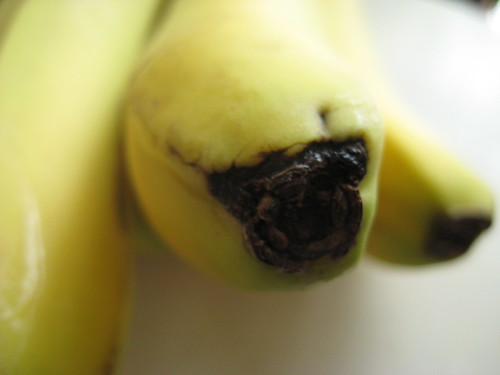
#> input picture ImageNet_images/banana/1096924927_b66d7f0599.jpg, 500 x 375 px; its folder holds only this picture in this run
$ python create_water_occlusion_images.py   (older library calls are emulated)
#> lines starting #> are read from the running program, lines starting #| are printed output that depends on the picture; after the words box and inside, x2 and y2 are one past the last pixel; in counts of white or black regions, pixels touching at a corner belong together
#> in main, img is the input picture: shape (375, 500, 3); mean B, G, R 102.4, 155.3, 163.2
import cv2
import numpy as np
import os
import random
from tqdm import tqdm

# ================= CONFIGURATION =================
SOURCE_ROOT = "../ImageNet_images"
DEST_ROOT = "../Distorted_Images/Water_Occlusion"

# 1. Water Droplet Parameters
NUM_DROPS = 40          # Number of droplets to generate per image
MIN_RADIUS = 10         # Minimum size of a droplet
MAX_RADIUS = 40         # Maximum size of a droplet
REFRACTION_STRENGTH = 25 # How much the light bends (pixel displacement)

# 2. Geometric Parameters (CRITICAL: Must match low-light logic)
ENABLE_FLIP = True
ENABLE_ROTATION = True
ROTATION_ANGLE = 15
# =================================================

def apply_geometric_distortion(image):
    """
    Flips and rotates the image to break spatial alignment with training data.
    Same as in the low-light script.
    """
    height, width = image.shape[:2]
#> height = 375; width = 500

    # 1. Horizontal Flip
    if ENABLE_FLIP:
        image = cv2.flip(image, 1)
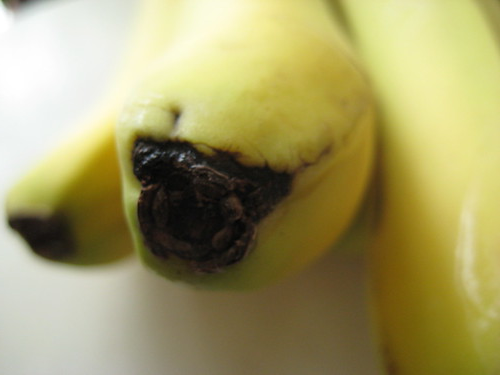
#> image: shape (375, 500, 3); mean of channels 0, 1, 2 102.4, 155.3, 163.2; drawn as B, G, R

    # 2. Rotation
    if ENABLE_ROTATION:
        angle = np.random.uniform(-ROTATION_ANGLE, ROTATION_ANGLE)
        center = (width // 2, height // 2)
#> center = (250, 187)
        M = cv2.getRotationMatrix2D(center, angle, 1.2)
        image = cv2.warpAffine(image, M, (width, height), borderMode=cv2.BORDER_REFLECT)
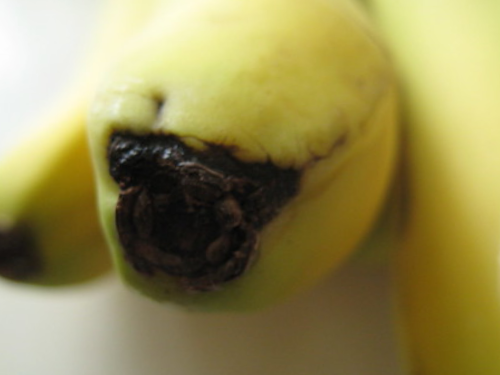
#> image: shape (375, 500, 3); mean of channels 0, 1, 2 83.4, 138.9, 149.1; drawn as B, G, R

    return image

def apply_water_occlusion(image, num_drops, min_r, max_r, strength):
    """
    Simulates water droplets on a lens using displacement mapping (refraction).
    """
#> called with num_drops = 40, min_r = 10, max_r = 40, strength = 25
    h, w = image.shape[:2]
#> h = 375; w = 500

    # 1. Create a "Height Map" for the droplets
    # We start with a flat surface (black)
    height_map = np.zeros((h, w), dtype=np.float32)

    # 2. Draw random droplets (blobs) onto the height map
    mask = np.zeros((h, w), dtype=np.uint8)

    for _ in range(num_drops):
        # Random position and size
        x = random.randint(0, w)
        y = random.randint(0, h)
        r = random.randint(min_r, max_r)

        # Draw a solid white circle on the mask (to know where drops are)
        cv2.circle(mask, (x, y), r, 255, -1)

        # Draw a "gradient" circle on the height map to simulate the curve of a drop
        # We create a small grid for the drop
        y_grid, x_grid = np.ogrid[-r:r, -r:r]
        # Equation of a sphere: z = sqrt(r^2 - x^2 - y^2)
        # We clip it to avoid sqrt of negative numbers for the corners of the grid
        drop_shape = np.maximum(0, r**2 - x_grid**2 - y_grid**2)
        drop_shape = np.sqrt(drop_shape)

        # Normalize drop height to be reasonable
        drop_shape = (drop_shape / r) * strength * 10

        # Place this drop onto the height map (handling boundary checks)
        y1, y2 = max(0, y-r), min(h, y+r)
        x1, x2 = max(0, x-r), min(w, x+r)

        # Extract the relevant part of the drop shape
        drop_h_slice = drop_shape[max(0, r-y):min(2*r, r+(h-y)),
                                  max(0, r-x):min(2*r, r+(w-x))]

        # Add to height map (using maximum to simulate merging droplets)
        current_area = height_map[y1:y2, x1:x2]
        height_map[y1:y2, x1:x2] = np.maximum(current_area, drop_h_slice)
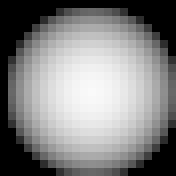
#> drop_shape: shape (22, 22) float64 (shown 8 times larger); min 0, max 250, mean 130.6
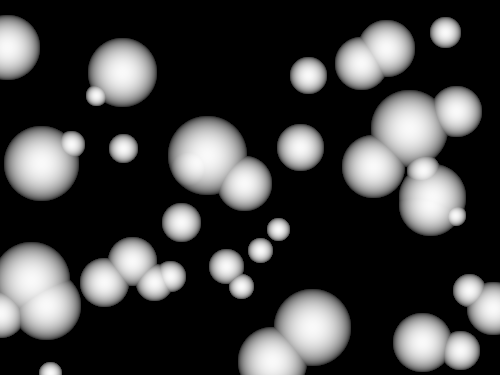
#> height_map: shape (375, 500) float32; min 0, max 250, mean 63
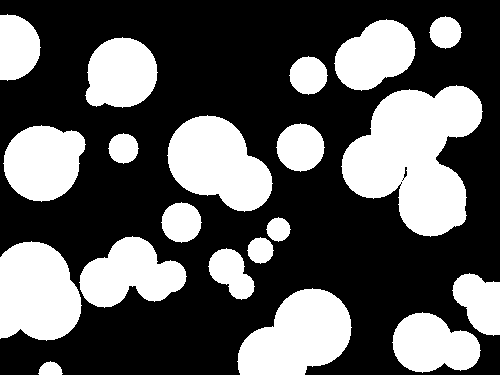
#> mask: shape (375, 500); 36% white; 20 white regions, largest, box (x1, y1, x2, y2) and area: (341, 85, 483, 237) 13156, (237, 288, 352, 375) 6850, (167, 115, 273, 212) 6757

    # 3. Calculate Gradients (The slope of the water surface)
    # The light bends based on the ANGLE of the surface, which is the gradient.
    # gradient_x determines horizontal shift, gradient_y determines vertical.
    grad_x = cv2.Sobel(height_map, cv2.CV_32F, 1, 0, ksize=3)
    grad_y = cv2.Sobel(height_map, cv2.CV_32F, 0, 1, ksize=3)

    # 4. Create Displacement Map
    # We want to pull pixels from coordinates (x + grad_x, y + grad_y)
    # Create the grid of X and Y coordinates
    grid_x, grid_y = np.meshgrid(np.arange(w), np.arange(h))

    # Add the gradients to the grid
    map_x = (grid_x + grad_x).astype(np.float32)
    map_y = (grid_y + grad_y).astype(np.float32)

    # 5. Apply Refraction (Remapping)
    refracted_img = cv2.remap(image, map_x, map_y, interpolation=cv2.INTER_LINEAR)
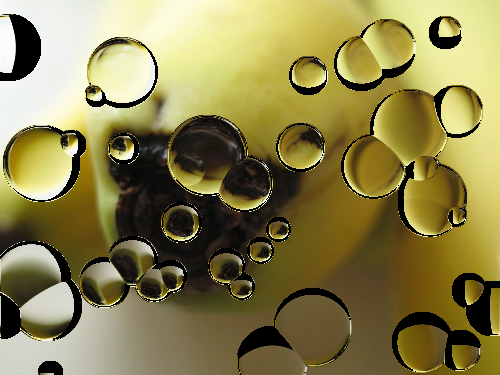
#> refracted_img: shape (375, 500, 3); mean of channels 0, 1, 2 77.2, 128.6, 137.9; drawn as B, G, R

    # 6. Apply Blur and Specular Highlights
    # Water makes things blurry. We blur the WHOLE image, then use the mask
    # to combine the blurry wet parts with the sharp dry parts.
    blurred_img = cv2.GaussianBlur(refracted_img, (5, 5), 0)

    # Composite: Where mask is white (water), use blurry refracted image.
    # Where mask is black (dry), use original geometric_distorted image.
    # Note: Realistically, the "dry" part shouldn't be refracted either.
    # Let's use the refracted image for wet parts and original for dry.

    # Convert mask to 3-channel for compositing
    mask_3ch = cv2.cvtColor(mask, cv2.COLOR_GRAY2BGR) / 255.0

    # Combine: (Wet * Mask) + (Dry * (1 - Mask))
    # We use the refracted_blurred image for the wet parts
    final_img = (blurred_img * mask_3ch + image * (1.0 - mask_3ch))
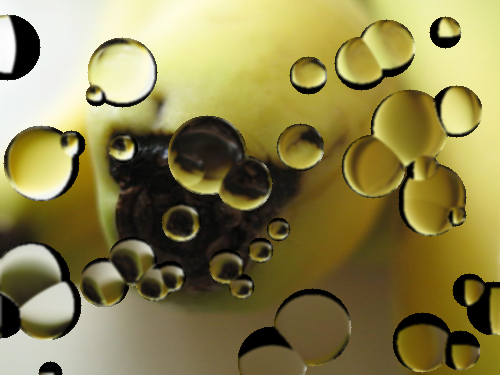
#> final_img: shape (375, 500, 3) float64; mean of channels 0, 1, 2 78.1, 130, 139.5; drawn as B, G, R

    # 7. Add Specular Highlights (White glints)
    # We can approximate this by thresholding the height map or gradients
    # Simplified: Add weak white noise only on the droplets to simulate surface reflection
    noise = np.random.normal(0, 10, image.shape).astype(np.float32)
    final_img = final_img + (noise * mask_3ch * 0.5)

    return np.clip(final_img, 0, 255).astype(np.uint8)

def main():
    if not os.path.exists(SOURCE_ROOT):
        print(f"Error: Source directory '{SOURCE_ROOT}' not found.")
        return

    classes = [d for d in os.listdir(SOURCE_ROOT)
               if os.path.isdir(os.path.join(SOURCE_ROOT, d))]

    print(f"Processing {len(classes)} classes for Water Occlusion...")

    for class_name in classes:
        src_class_path = os.path.join(SOURCE_ROOT, class_name)
        dest_class_path = os.path.join(DEST_ROOT, class_name)
        os.makedirs(dest_class_path, exist_ok=True)

        images = [f for f in os.listdir(src_class_path)
                  if f.lower().endswith(('.png', '.jpg', '.jpeg'))]

        for img_name in tqdm(images, desc=class_name):
            img_path = os.path.join(src_class_path, img_name)
            img = cv2.imread(img_path)

            if img is None: continue

            # STEP 1: Geometric Distortion (Flip/Rotate)
            # We MUST do this to keep it consistent with the low-light dataset logic
            geo_img = apply_geometric_distortion(img)

            # STEP 2: Water Occlusion
            final_img = apply_water_occlusion(geo_img, NUM_DROPS, MIN_RADIUS, MAX_RADIUS, REFRACTION_STRENGTH)

            # Save
            save_path = os.path.join(dest_class_path, img_name)
            cv2.imwrite(save_path, final_img)
#> pass 2 of the loop in main, `for class_name in classes:`:
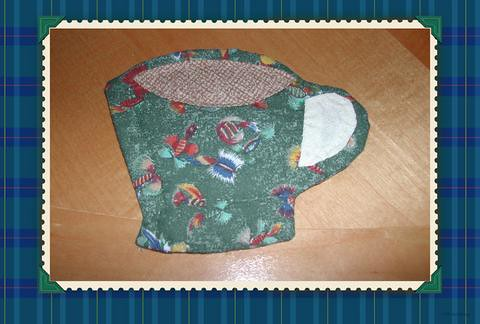
#> input picture ImageNet_images/coffee mug/11832838_bbe1a5527e.jpg, 480 x 324 px
#> in main, img is the input picture: shape (324, 480, 3); mean B, G, R 111.5, 116.2, 112.1
#> after the loop in apply_water_occlusion (call 2), `for _ in range(num_drops):`:
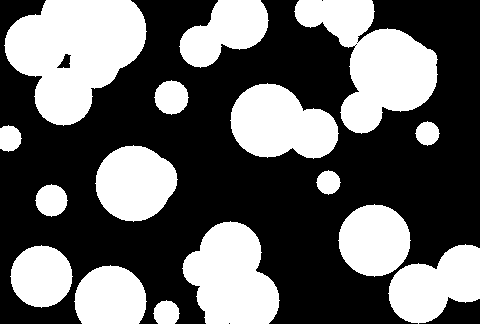
#> mask: shape (324, 480); 39.5% white; 16 white regions, largest, box (x1, y1, x2, y2) and area: (4, 0, 147, 126) 11746, (294, 0, 438, 134) 9407, (182, 221, 280, 324) 7014
#> refracted_img: shape (324, 480, 3)
#> blurred_img: shape (324, 480, 3)
#> in apply_water_occlusion (call 2), `final_img = final_img + (noise * mask_3ch * 0.5)`:
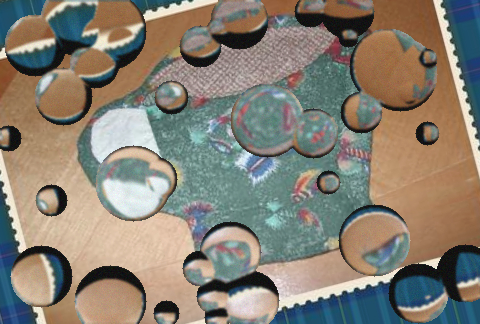
#> final_img: shape (324, 480, 3) float64; mean of channels 0, 1, 2 107.7, 121.3, 128.8; drawn with min black and max white

    print(f"\nDone! Distorted dataset generated at: {DEST_ROOT}")

if __name__ == "__main__":
    main()
